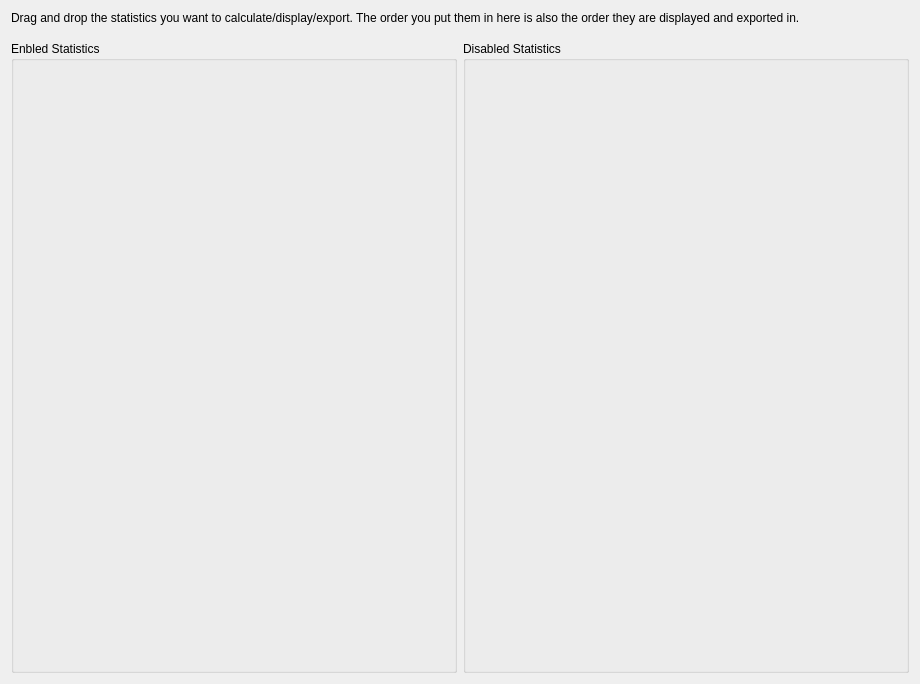
<?xml version="1.0" encoding="UTF-8"?>
<ui version="4.0">
 <class>StatsArrangeView</class>
 <widget class="QWidget" name="StatsArrangeView">
  <property name="geometry">
   <rect>
    <x>0</x>
    <y>0</y>
    <width>920</width>
    <height>684</height>
   </rect>
  </property>
  <property name="windowTitle">
   <string>Form</string>
  </property>
  <layout class="QGridLayout" name="gridLayout" rowstretch="0,0,1">
   <item row="0" column="0" colspan="2">
    <widget class="QLabel" name="label">
     <property name="text">
      <string>Drag and drop the statistics you want to calculate/display/export. The order you put them in here is also the order they are displayed and exported in.</string>
     </property>
     <property name="wordWrap">
      <bool>true</bool>
     </property>
    </widget>
   </item>
   <item row="1" column="0">
    <spacer name="verticalSpacer_2">
     <property name="orientation">
      <enum>Qt::Vertical</enum>
     </property>
     <property name="sizeType">
      <enum>QSizePolicy::Fixed</enum>
     </property>
     <property name="sizeHint" stdset="0">
      <size>
       <width>20</width>
       <height>10</height>
      </size>
     </property>
    </spacer>
   </item>
   <item row="2" column="0">
    <widget class="QGroupBox" name="groupBox_enabledStats">
     <property name="title">
      <string>Enbled Statistics</string>
     </property>
    </widget>
   </item>
   <item row="2" column="1">
    <widget class="QGroupBox" name="groupBox_disabledStats">
     <property name="title">
      <string>Disabled Statistics</string>
     </property>
    </widget>
   </item>
  </layout>
 </widget>
 <resources/>
 <connections/>
</ui>
